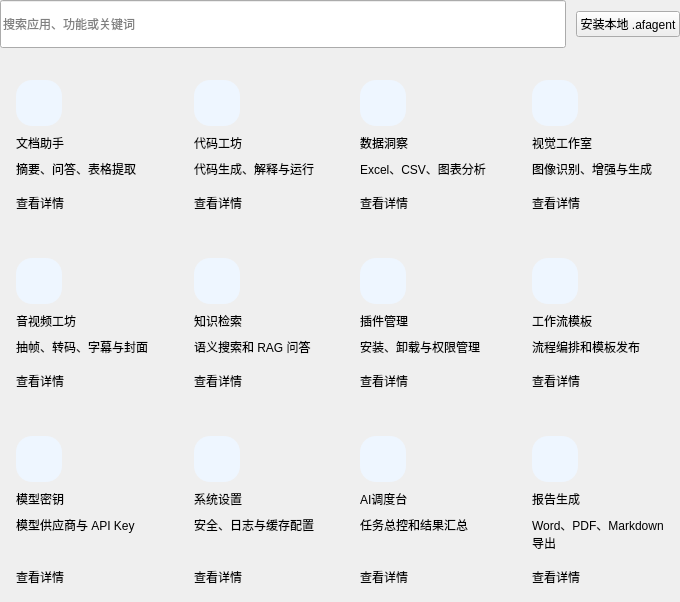
<widget class="QWidget" name="appsPage"><layout class="QVBoxLayout" name="appsPageLayout">
<property name="spacing"><number>16</number></property>
<property name="leftMargin"><number>0</number></property>
<property name="topMargin"><number>0</number></property>
<property name="rightMargin"><number>0</number></property>
<property name="bottomMargin"><number>0</number></property>
<item><layout class="QHBoxLayout" name="appsTopLayout">
<property name="spacing"><number>10</number></property>
<property name="leftMargin"><number>0</number></property>
<property name="topMargin"><number>0</number></property>
<property name="rightMargin"><number>0</number></property>
<property name="bottomMargin"><number>0</number></property>
<item><widget class="QLineEdit" name="appsSearchEdit">
<property name="minimumSize"><size><width>0</width><height>48</height></size></property>

<property name="placeholderText"><string>搜索应用、功能或关键词</string></property>
</widget></item><item><widget class="QPushButton" name="installAgentButton">
<property name="objectName"><string>primaryButton</string></property>

<property name="text"><string>安装本地 .afagent</string></property>
</widget></item>
</layout></item><item><layout class="QGridLayout" name="appsGrid"><property name="horizontalSpacing"><number>14</number></property><property name="verticalSpacing"><number>14</number></property><item row="0" column="0"><widget class="QFrame" name="agentCard100">
<property name="objectName"><string>card</string></property><property name="minimumSize"><size><width>0</width><height>150</height></size></property>
<property name="frameShape"><enum>QFrame::Shape::NoFrame</enum></property>
<layout class="QVBoxLayout" name="agentCardLayout100">
<property name="spacing"><number>8</number></property>
<property name="leftMargin"><number>16</number></property>
<property name="topMargin"><number>16</number></property>
<property name="rightMargin"><number>16</number></property>
<property name="bottomMargin"><number>16</number></property>
<item><widget class="QLabel" name="agentIcon100">
<property name="minimumSize"><size><width>46</width><height>46</height></size></property>
<property name="maximumSize"><size><width>46</width><height>46</height></size></property>
<property name="styleSheet"><string notr="true">background:#EEF6FF;border-radius:16px;</string></property>
<property name="text"><string></string></property>
<property name="pixmap"><pixmap resource="resources.qrc">:/icons/document.svg</pixmap></property>
<property name="scaledContents"><bool>false</bool></property>
<property name="alignment"><set>Qt::AlignmentFlag::AlignCenter</set></property>
</widget></item><item><widget class="QLabel" name="agentTitle100">
<property name="objectName"><string>cardTitle</string></property>
<property name="text"><string>文档助手</string></property>
<property name="wordWrap"><bool>true</bool></property>

</widget></item><item><widget class="QLabel" name="agentSub100">
<property name="objectName"><string>subText</string></property>
<property name="text"><string>摘要、问答、表格提取</string></property>
<property name="wordWrap"><bool>true</bool></property>

</widget></item><item><spacer name="agentCardSpacer100">
<property name="orientation"><enum>Qt::Orientation::Vertical</enum></property>
<property name="sizeHint" stdset="0"><size><width>20</width><height>8</height></size></property>
</spacer></item><item><widget class="QLabel" name="agentBadge100">
<property name="objectName"><string>badgeBlue</string></property>
<property name="text"><string>查看详情</string></property>


</widget></item>
</layout>
</widget></item><item row="0" column="1"><widget class="QFrame" name="agentCard101">
<property name="objectName"><string>card</string></property><property name="minimumSize"><size><width>0</width><height>150</height></size></property>
<property name="frameShape"><enum>QFrame::Shape::NoFrame</enum></property>
<layout class="QVBoxLayout" name="agentCardLayout101">
<property name="spacing"><number>8</number></property>
<property name="leftMargin"><number>16</number></property>
<property name="topMargin"><number>16</number></property>
<property name="rightMargin"><number>16</number></property>
<property name="bottomMargin"><number>16</number></property>
<item><widget class="QLabel" name="agentIcon101">
<property name="minimumSize"><size><width>46</width><height>46</height></size></property>
<property name="maximumSize"><size><width>46</width><height>46</height></size></property>
<property name="styleSheet"><string notr="true">background:#EEF6FF;border-radius:16px;</string></property>
<property name="text"><string></string></property>
<property name="pixmap"><pixmap resource="resources.qrc">:/icons/code.svg</pixmap></property>
<property name="scaledContents"><bool>false</bool></property>
<property name="alignment"><set>Qt::AlignmentFlag::AlignCenter</set></property>
</widget></item><item><widget class="QLabel" name="agentTitle101">
<property name="objectName"><string>cardTitle</string></property>
<property name="text"><string>代码工坊</string></property>
<property name="wordWrap"><bool>true</bool></property>

</widget></item><item><widget class="QLabel" name="agentSub101">
<property name="objectName"><string>subText</string></property>
<property name="text"><string>代码生成、解释与运行</string></property>
<property name="wordWrap"><bool>true</bool></property>

</widget></item><item><spacer name="agentCardSpacer101">
<property name="orientation"><enum>Qt::Orientation::Vertical</enum></property>
<property name="sizeHint" stdset="0"><size><width>20</width><height>8</height></size></property>
</spacer></item><item><widget class="QLabel" name="agentBadge101">
<property name="objectName"><string>badgeBlue</string></property>
<property name="text"><string>查看详情</string></property>


</widget></item>
</layout>
</widget></item><item row="0" column="2"><widget class="QFrame" name="agentCard102">
<property name="objectName"><string>card</string></property><property name="minimumSize"><size><width>0</width><height>150</height></size></property>
<property name="frameShape"><enum>QFrame::Shape::NoFrame</enum></property>
<layout class="QVBoxLayout" name="agentCardLayout102">
<property name="spacing"><number>8</number></property>
<property name="leftMargin"><number>16</number></property>
<property name="topMargin"><number>16</number></property>
<property name="rightMargin"><number>16</number></property>
<property name="bottomMargin"><number>16</number></property>
<item><widget class="QLabel" name="agentIcon102">
<property name="minimumSize"><size><width>46</width><height>46</height></size></property>
<property name="maximumSize"><size><width>46</width><height>46</height></size></property>
<property name="styleSheet"><string notr="true">background:#EEF6FF;border-radius:16px;</string></property>
<property name="text"><string></string></property>
<property name="pixmap"><pixmap resource="resources.qrc">:/icons/data.svg</pixmap></property>
<property name="scaledContents"><bool>false</bool></property>
<property name="alignment"><set>Qt::AlignmentFlag::AlignCenter</set></property>
</widget></item><item><widget class="QLabel" name="agentTitle102">
<property name="objectName"><string>cardTitle</string></property>
<property name="text"><string>数据洞察</string></property>
<property name="wordWrap"><bool>true</bool></property>

</widget></item><item><widget class="QLabel" name="agentSub102">
<property name="objectName"><string>subText</string></property>
<property name="text"><string>Excel、CSV、图表分析</string></property>
<property name="wordWrap"><bool>true</bool></property>

</widget></item><item><spacer name="agentCardSpacer102">
<property name="orientation"><enum>Qt::Orientation::Vertical</enum></property>
<property name="sizeHint" stdset="0"><size><width>20</width><height>8</height></size></property>
</spacer></item><item><widget class="QLabel" name="agentBadge102">
<property name="objectName"><string>badgeBlue</string></property>
<property name="text"><string>查看详情</string></property>


</widget></item>
</layout>
</widget></item><item row="0" column="3"><widget class="QFrame" name="agentCard103">
<property name="objectName"><string>card</string></property><property name="minimumSize"><size><width>0</width><height>150</height></size></property>
<property name="frameShape"><enum>QFrame::Shape::NoFrame</enum></property>
<layout class="QVBoxLayout" name="agentCardLayout103">
<property name="spacing"><number>8</number></property>
<property name="leftMargin"><number>16</number></property>
<property name="topMargin"><number>16</number></property>
<property name="rightMargin"><number>16</number></property>
<property name="bottomMargin"><number>16</number></property>
<item><widget class="QLabel" name="agentIcon103">
<property name="minimumSize"><size><width>46</width><height>46</height></size></property>
<property name="maximumSize"><size><width>46</width><height>46</height></size></property>
<property name="styleSheet"><string notr="true">background:#EEF6FF;border-radius:16px;</string></property>
<property name="text"><string></string></property>
<property name="pixmap"><pixmap resource="resources.qrc">:/icons/vision.svg</pixmap></property>
<property name="scaledContents"><bool>false</bool></property>
<property name="alignment"><set>Qt::AlignmentFlag::AlignCenter</set></property>
</widget></item><item><widget class="QLabel" name="agentTitle103">
<property name="objectName"><string>cardTitle</string></property>
<property name="text"><string>视觉工作室</string></property>
<property name="wordWrap"><bool>true</bool></property>

</widget></item><item><widget class="QLabel" name="agentSub103">
<property name="objectName"><string>subText</string></property>
<property name="text"><string>图像识别、增强与生成</string></property>
<property name="wordWrap"><bool>true</bool></property>

</widget></item><item><spacer name="agentCardSpacer103">
<property name="orientation"><enum>Qt::Orientation::Vertical</enum></property>
<property name="sizeHint" stdset="0"><size><width>20</width><height>8</height></size></property>
</spacer></item><item><widget class="QLabel" name="agentBadge103">
<property name="objectName"><string>badgeBlue</string></property>
<property name="text"><string>查看详情</string></property>


</widget></item>
</layout>
</widget></item><item row="1" column="0"><widget class="QFrame" name="agentCard104">
<property name="objectName"><string>card</string></property><property name="minimumSize"><size><width>0</width><height>150</height></size></property>
<property name="frameShape"><enum>QFrame::Shape::NoFrame</enum></property>
<layout class="QVBoxLayout" name="agentCardLayout104">
<property name="spacing"><number>8</number></property>
<property name="leftMargin"><number>16</number></property>
<property name="topMargin"><number>16</number></property>
<property name="rightMargin"><number>16</number></property>
<property name="bottomMargin"><number>16</number></property>
<item><widget class="QLabel" name="agentIcon104">
<property name="minimumSize"><size><width>46</width><height>46</height></size></property>
<property name="maximumSize"><size><width>46</width><height>46</height></size></property>
<property name="styleSheet"><string notr="true">background:#EEF6FF;border-radius:16px;</string></property>
<property name="text"><string></string></property>
<property name="pixmap"><pixmap resource="resources.qrc">:/icons/video.svg</pixmap></property>
<property name="scaledContents"><bool>false</bool></property>
<property name="alignment"><set>Qt::AlignmentFlag::AlignCenter</set></property>
</widget></item><item><widget class="QLabel" name="agentTitle104">
<property name="objectName"><string>cardTitle</string></property>
<property name="text"><string>音视频工坊</string></property>
<property name="wordWrap"><bool>true</bool></property>

</widget></item><item><widget class="QLabel" name="agentSub104">
<property name="objectName"><string>subText</string></property>
<property name="text"><string>抽帧、转码、字幕与封面</string></property>
<property name="wordWrap"><bool>true</bool></property>

</widget></item><item><spacer name="agentCardSpacer104">
<property name="orientation"><enum>Qt::Orientation::Vertical</enum></property>
<property name="sizeHint" stdset="0"><size><width>20</width><height>8</height></size></property>
</spacer></item><item><widget class="QLabel" name="agentBadge104">
<property name="objectName"><string>badgeBlue</string></property>
<property name="text"><string>查看详情</string></property>


</widget></item>
</layout>
</widget></item><item row="1" column="1"><widget class="QFrame" name="agentCard105">
<property name="objectName"><string>card</string></property><property name="minimumSize"><size><width>0</width><height>150</height></size></property>
<property name="frameShape"><enum>QFrame::Shape::NoFrame</enum></property>
<layout class="QVBoxLayout" name="agentCardLayout105">
<property name="spacing"><number>8</number></property>
<property name="leftMargin"><number>16</number></property>
<property name="topMargin"><number>16</number></property>
<property name="rightMargin"><number>16</number></property>
<property name="bottomMargin"><number>16</number></property>
<item><widget class="QLabel" name="agentIcon105">
<property name="minimumSize"><size><width>46</width><height>46</height></size></property>
<property name="maximumSize"><size><width>46</width><height>46</height></size></property>
<property name="styleSheet"><string notr="true">background:#EEF6FF;border-radius:16px;</string></property>
<property name="text"><string></string></property>
<property name="pixmap"><pixmap resource="resources.qrc">:/icons/knowledge.svg</pixmap></property>
<property name="scaledContents"><bool>false</bool></property>
<property name="alignment"><set>Qt::AlignmentFlag::AlignCenter</set></property>
</widget></item><item><widget class="QLabel" name="agentTitle105">
<property name="objectName"><string>cardTitle</string></property>
<property name="text"><string>知识检索</string></property>
<property name="wordWrap"><bool>true</bool></property>

</widget></item><item><widget class="QLabel" name="agentSub105">
<property name="objectName"><string>subText</string></property>
<property name="text"><string>语义搜索和 RAG 问答</string></property>
<property name="wordWrap"><bool>true</bool></property>

</widget></item><item><spacer name="agentCardSpacer105">
<property name="orientation"><enum>Qt::Orientation::Vertical</enum></property>
<property name="sizeHint" stdset="0"><size><width>20</width><height>8</height></size></property>
</spacer></item><item><widget class="QLabel" name="agentBadge105">
<property name="objectName"><string>badgeBlue</string></property>
<property name="text"><string>查看详情</string></property>


</widget></item>
</layout>
</widget></item><item row="1" column="2"><widget class="QFrame" name="agentCard106">
<property name="objectName"><string>card</string></property><property name="minimumSize"><size><width>0</width><height>150</height></size></property>
<property name="frameShape"><enum>QFrame::Shape::NoFrame</enum></property>
<layout class="QVBoxLayout" name="agentCardLayout106">
<property name="spacing"><number>8</number></property>
<property name="leftMargin"><number>16</number></property>
<property name="topMargin"><number>16</number></property>
<property name="rightMargin"><number>16</number></property>
<property name="bottomMargin"><number>16</number></property>
<item><widget class="QLabel" name="agentIcon106">
<property name="minimumSize"><size><width>46</width><height>46</height></size></property>
<property name="maximumSize"><size><width>46</width><height>46</height></size></property>
<property name="styleSheet"><string notr="true">background:#EEF6FF;border-radius:16px;</string></property>
<property name="text"><string></string></property>
<property name="pixmap"><pixmap resource="resources.qrc">:/icons/plugins.svg</pixmap></property>
<property name="scaledContents"><bool>false</bool></property>
<property name="alignment"><set>Qt::AlignmentFlag::AlignCenter</set></property>
</widget></item><item><widget class="QLabel" name="agentTitle106">
<property name="objectName"><string>cardTitle</string></property>
<property name="text"><string>插件管理</string></property>
<property name="wordWrap"><bool>true</bool></property>

</widget></item><item><widget class="QLabel" name="agentSub106">
<property name="objectName"><string>subText</string></property>
<property name="text"><string>安装、卸载与权限管理</string></property>
<property name="wordWrap"><bool>true</bool></property>

</widget></item><item><spacer name="agentCardSpacer106">
<property name="orientation"><enum>Qt::Orientation::Vertical</enum></property>
<property name="sizeHint" stdset="0"><size><width>20</width><height>8</height></size></property>
</spacer></item><item><widget class="QLabel" name="agentBadge106">
<property name="objectName"><string>badgeBlue</string></property>
<property name="text"><string>查看详情</string></property>


</widget></item>
</layout>
</widget></item><item row="1" column="3"><widget class="QFrame" name="agentCard107">
<property name="objectName"><string>card</string></property><property name="minimumSize"><size><width>0</width><height>150</height></size></property>
<property name="frameShape"><enum>QFrame::Shape::NoFrame</enum></property>
<layout class="QVBoxLayout" name="agentCardLayout107">
<property name="spacing"><number>8</number></property>
<property name="leftMargin"><number>16</number></property>
<property name="topMargin"><number>16</number></property>
<property name="rightMargin"><number>16</number></property>
<property name="bottomMargin"><number>16</number></property>
<item><widget class="QLabel" name="agentIcon107">
<property name="minimumSize"><size><width>46</width><height>46</height></size></property>
<property name="maximumSize"><size><width>46</width><height>46</height></size></property>
<property name="styleSheet"><string notr="true">background:#EEF6FF;border-radius:16px;</string></property>
<property name="text"><string></string></property>
<property name="pixmap"><pixmap resource="resources.qrc">:/icons/workflow.svg</pixmap></property>
<property name="scaledContents"><bool>false</bool></property>
<property name="alignment"><set>Qt::AlignmentFlag::AlignCenter</set></property>
</widget></item><item><widget class="QLabel" name="agentTitle107">
<property name="objectName"><string>cardTitle</string></property>
<property name="text"><string>工作流模板</string></property>
<property name="wordWrap"><bool>true</bool></property>

</widget></item><item><widget class="QLabel" name="agentSub107">
<property name="objectName"><string>subText</string></property>
<property name="text"><string>流程编排和模板发布</string></property>
<property name="wordWrap"><bool>true</bool></property>

</widget></item><item><spacer name="agentCardSpacer107">
<property name="orientation"><enum>Qt::Orientation::Vertical</enum></property>
<property name="sizeHint" stdset="0"><size><width>20</width><height>8</height></size></property>
</spacer></item><item><widget class="QLabel" name="agentBadge107">
<property name="objectName"><string>badgeBlue</string></property>
<property name="text"><string>查看详情</string></property>


</widget></item>
</layout>
</widget></item><item row="2" column="0"><widget class="QFrame" name="agentCard108">
<property name="objectName"><string>card</string></property><property name="minimumSize"><size><width>0</width><height>150</height></size></property>
<property name="frameShape"><enum>QFrame::Shape::NoFrame</enum></property>
<layout class="QVBoxLayout" name="agentCardLayout108">
<property name="spacing"><number>8</number></property>
<property name="leftMargin"><number>16</number></property>
<property name="topMargin"><number>16</number></property>
<property name="rightMargin"><number>16</number></property>
<property name="bottomMargin"><number>16</number></property>
<item><widget class="QLabel" name="agentIcon108">
<property name="minimumSize"><size><width>46</width><height>46</height></size></property>
<property name="maximumSize"><size><width>46</width><height>46</height></size></property>
<property name="styleSheet"><string notr="true">background:#EEF6FF;border-radius:16px;</string></property>
<property name="text"><string></string></property>
<property name="pixmap"><pixmap resource="resources.qrc">:/icons/model.svg</pixmap></property>
<property name="scaledContents"><bool>false</bool></property>
<property name="alignment"><set>Qt::AlignmentFlag::AlignCenter</set></property>
</widget></item><item><widget class="QLabel" name="agentTitle108">
<property name="objectName"><string>cardTitle</string></property>
<property name="text"><string>模型密钥</string></property>
<property name="wordWrap"><bool>true</bool></property>

</widget></item><item><widget class="QLabel" name="agentSub108">
<property name="objectName"><string>subText</string></property>
<property name="text"><string>模型供应商与 API Key</string></property>
<property name="wordWrap"><bool>true</bool></property>

</widget></item><item><spacer name="agentCardSpacer108">
<property name="orientation"><enum>Qt::Orientation::Vertical</enum></property>
<property name="sizeHint" stdset="0"><size><width>20</width><height>8</height></size></property>
</spacer></item><item><widget class="QLabel" name="agentBadge108">
<property name="objectName"><string>badgeBlue</string></property>
<property name="text"><string>查看详情</string></property>


</widget></item>
</layout>
</widget></item><item row="2" column="1"><widget class="QFrame" name="agentCard109">
<property name="objectName"><string>card</string></property><property name="minimumSize"><size><width>0</width><height>150</height></size></property>
<property name="frameShape"><enum>QFrame::Shape::NoFrame</enum></property>
<layout class="QVBoxLayout" name="agentCardLayout109">
<property name="spacing"><number>8</number></property>
<property name="leftMargin"><number>16</number></property>
<property name="topMargin"><number>16</number></property>
<property name="rightMargin"><number>16</number></property>
<property name="bottomMargin"><number>16</number></property>
<item><widget class="QLabel" name="agentIcon109">
<property name="minimumSize"><size><width>46</width><height>46</height></size></property>
<property name="maximumSize"><size><width>46</width><height>46</height></size></property>
<property name="styleSheet"><string notr="true">background:#EEF6FF;border-radius:16px;</string></property>
<property name="text"><string></string></property>
<property name="pixmap"><pixmap resource="resources.qrc">:/icons/settings.svg</pixmap></property>
<property name="scaledContents"><bool>false</bool></property>
<property name="alignment"><set>Qt::AlignmentFlag::AlignCenter</set></property>
</widget></item><item><widget class="QLabel" name="agentTitle109">
<property name="objectName"><string>cardTitle</string></property>
<property name="text"><string>系统设置</string></property>
<property name="wordWrap"><bool>true</bool></property>

</widget></item><item><widget class="QLabel" name="agentSub109">
<property name="objectName"><string>subText</string></property>
<property name="text"><string>安全、日志与缓存配置</string></property>
<property name="wordWrap"><bool>true</bool></property>

</widget></item><item><spacer name="agentCardSpacer109">
<property name="orientation"><enum>Qt::Orientation::Vertical</enum></property>
<property name="sizeHint" stdset="0"><size><width>20</width><height>8</height></size></property>
</spacer></item><item><widget class="QLabel" name="agentBadge109">
<property name="objectName"><string>badgeBlue</string></property>
<property name="text"><string>查看详情</string></property>


</widget></item>
</layout>
</widget></item><item row="2" column="2"><widget class="QFrame" name="agentCard110">
<property name="objectName"><string>card</string></property><property name="minimumSize"><size><width>0</width><height>150</height></size></property>
<property name="frameShape"><enum>QFrame::Shape::NoFrame</enum></property>
<layout class="QVBoxLayout" name="agentCardLayout110">
<property name="spacing"><number>8</number></property>
<property name="leftMargin"><number>16</number></property>
<property name="topMargin"><number>16</number></property>
<property name="rightMargin"><number>16</number></property>
<property name="bottomMargin"><number>16</number></property>
<item><widget class="QLabel" name="agentIcon110">
<property name="minimumSize"><size><width>46</width><height>46</height></size></property>
<property name="maximumSize"><size><width>46</width><height>46</height></size></property>
<property name="styleSheet"><string notr="true">background:#EEF6FF;border-radius:16px;</string></property>
<property name="text"><string></string></property>
<property name="pixmap"><pixmap resource="resources.qrc">:/icons/dispatch.svg</pixmap></property>
<property name="scaledContents"><bool>false</bool></property>
<property name="alignment"><set>Qt::AlignmentFlag::AlignCenter</set></property>
</widget></item><item><widget class="QLabel" name="agentTitle110">
<property name="objectName"><string>cardTitle</string></property>
<property name="text"><string>AI调度台</string></property>
<property name="wordWrap"><bool>true</bool></property>

</widget></item><item><widget class="QLabel" name="agentSub110">
<property name="objectName"><string>subText</string></property>
<property name="text"><string>任务总控和结果汇总</string></property>
<property name="wordWrap"><bool>true</bool></property>

</widget></item><item><spacer name="agentCardSpacer110">
<property name="orientation"><enum>Qt::Orientation::Vertical</enum></property>
<property name="sizeHint" stdset="0"><size><width>20</width><height>8</height></size></property>
</spacer></item><item><widget class="QLabel" name="agentBadge110">
<property name="objectName"><string>badgeBlue</string></property>
<property name="text"><string>查看详情</string></property>


</widget></item>
</layout>
</widget></item><item row="2" column="3"><widget class="QFrame" name="agentCard111">
<property name="objectName"><string>card</string></property><property name="minimumSize"><size><width>0</width><height>150</height></size></property>
<property name="frameShape"><enum>QFrame::Shape::NoFrame</enum></property>
<layout class="QVBoxLayout" name="agentCardLayout111">
<property name="spacing"><number>8</number></property>
<property name="leftMargin"><number>16</number></property>
<property name="topMargin"><number>16</number></property>
<property name="rightMargin"><number>16</number></property>
<property name="bottomMargin"><number>16</number></property>
<item><widget class="QLabel" name="agentIcon111">
<property name="minimumSize"><size><width>46</width><height>46</height></size></property>
<property name="maximumSize"><size><width>46</width><height>46</height></size></property>
<property name="styleSheet"><string notr="true">background:#EEF6FF;border-radius:16px;</string></property>
<property name="text"><string></string></property>
<property name="pixmap"><pixmap resource="resources.qrc">:/icons/overview.svg</pixmap></property>
<property name="scaledContents"><bool>false</bool></property>
<property name="alignment"><set>Qt::AlignmentFlag::AlignCenter</set></property>
</widget></item><item><widget class="QLabel" name="agentTitle111">
<property name="objectName"><string>cardTitle</string></property>
<property name="text"><string>报告生成</string></property>
<property name="wordWrap"><bool>true</bool></property>

</widget></item><item><widget class="QLabel" name="agentSub111">
<property name="objectName"><string>subText</string></property>
<property name="text"><string>Word、PDF、Markdown 导出</string></property>
<property name="wordWrap"><bool>true</bool></property>

</widget></item><item><spacer name="agentCardSpacer111">
<property name="orientation"><enum>Qt::Orientation::Vertical</enum></property>
<property name="sizeHint" stdset="0"><size><width>20</width><height>8</height></size></property>
</spacer></item><item><widget class="QLabel" name="agentBadge111">
<property name="objectName"><string>badgeBlue</string></property>
<property name="text"><string>查看详情</string></property>


</widget></item>
</layout>
</widget></item></layout></item>
</layout></widget>
